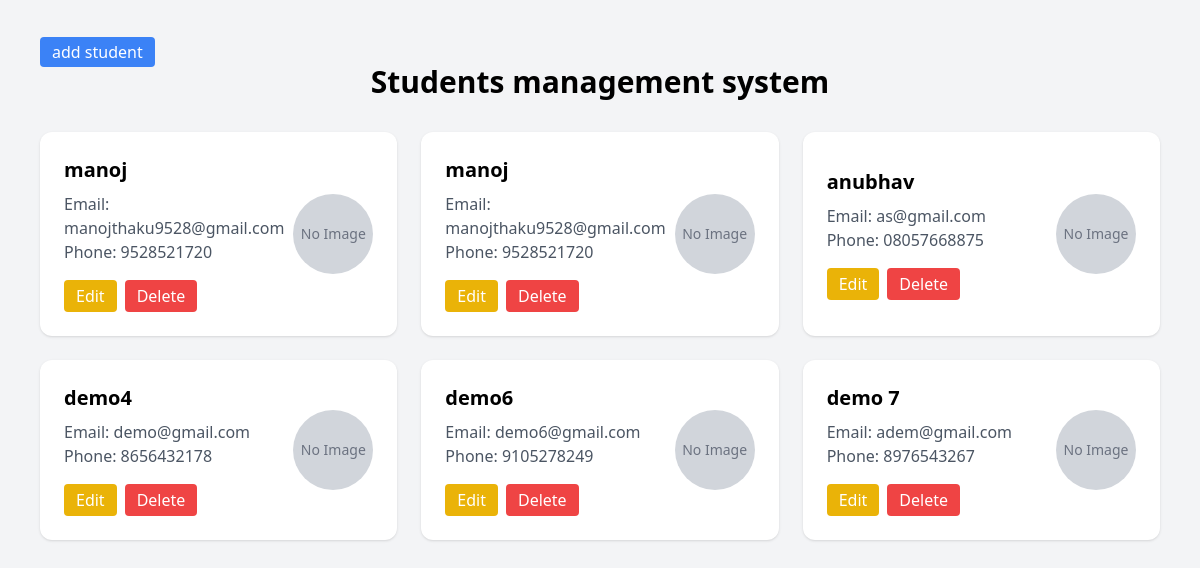
The app's page /, older data.
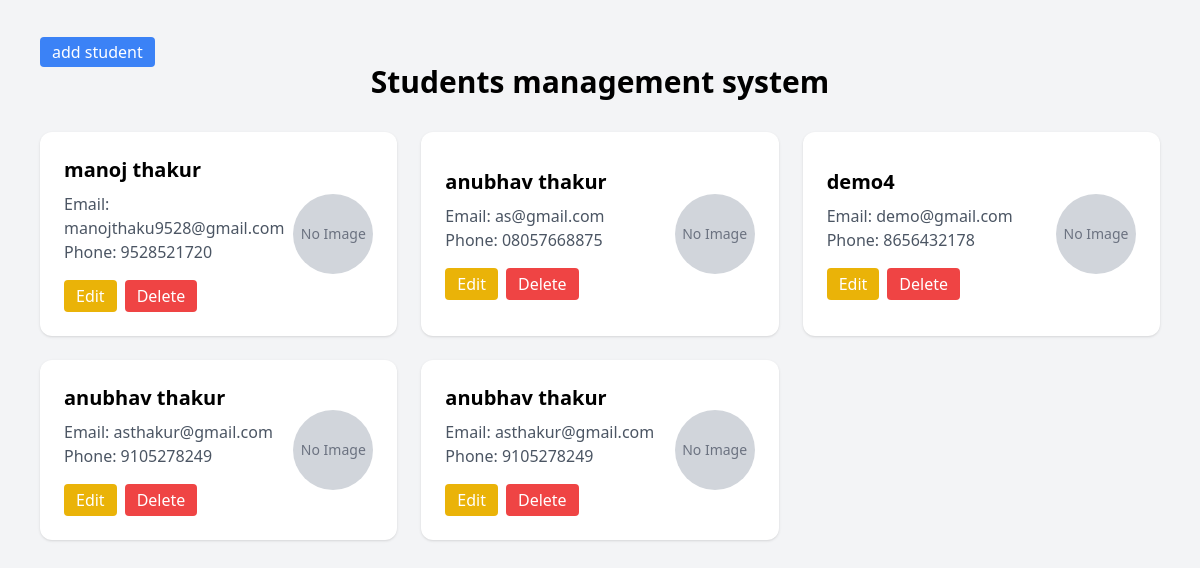
The same page, newer data.
### student/models.py (models this page shows)
class Student(models.Model):
    name = models.CharField(max_length=100)
    email=models.EmailField()
    phone=models.CharField(max_length=13)
    image = models.ImageField(upload_to='dare_image/',blank=True, null=True)

### student/views.py (the view)
# urls.py: path('',views.students,name="students"),
def students(request):
    student_data = Student.objects.all()
    data = {'student_data': student_data}
    return render(request, 'student/students.html', data)

### templates/student/students.html (shortened to what this page needs)
<!DOCTYPE html>
<html>
<head>
    <script src="https://cdn.tailwindcss.com"></script>
</head>
<body class="bg-gray-100 p-10">
<button><a href="{% url 'add_student' %}" class="bg-blue-500 text-white px-3 py-1 rounded border-gray-300">add student</a></button>
<h1 class="text-3xl font-bold mb-8 text-center">Students management system</h1>
<div class="grid grid-cols-1 md:grid-cols-2 lg:grid-cols-3 gap-6">
{% for student in student_data %}
<div class="bg-white p-6 rounded-xl shadow flex justify-between items-center">
    <div>
        <h2 class="text-xl font-semibold mb-2">{{ student.name }}</h2>
        <p class="text-gray-600">Email: {{ student.email }}</p>
        <p class="text-gray-600 mb-4">Phone: {{ student.phone }}</p>
        <div class="flex gap-2">
            <a href="{% url 'update_student' student.id %}">
                <button class="bg-yellow-500 text-white px-3 py-1 rounded">Edit</button>
            </a>
            <a href="{% url 'delete_student' student.id %}">
                <button class="bg-red-500 text-white px-3 py-1 rounded">Delete</button>
            </a>
        </div>
    </div>
    <div>
        {% if student.image %}
<img src="{{ student.image.url }}" class="w-20 h-20 rounded-full object-cover">
        {% else %}
            <div class="w-20 h-20 rounded-full bg-gray-300 flex items-center justify-center text-gray-500 text-sm">
                No Image
            </div>
        {% endif %}
    </div>
</div>
{% endfor %}
</div>
</body>
</html>

Row changes from the older to the newer data that the page shows:
removed Student: name "manoj", email "manojthaku9528@gmail.com", phone "9528521720", shows "No Image"
removed Student: name "demo6", email "demo6@gmail.com", phone "9105278249", shows "No Image"
removed Student: name "demo 7", email "adem@gmail.com", phone "8976543267", shows "No Image"
changed Student "manojthaku9528@gmail.com": name "manoj" → "manoj thakur"
changed Student "as@gmail.com": name "anubhav" → "anubhav thakur"
added Student: name "anubhav thakur", email "asthakur@gmail.com", phone "9105278249", shows "No Image"
added Student: name "anubhav thakur", email "asthakur@gmail.com", phone "9105278249", shows "No Image"
